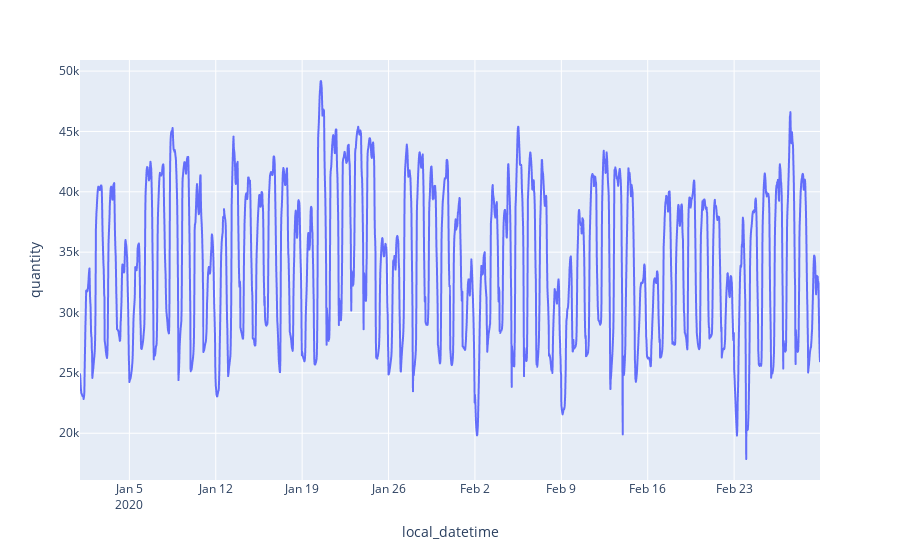

Here is the notebook cell this chart was saved with:
### Code cell
import plotly.express as px

#df = px.data.stocks()

#date_time
#scatter time 
fig3 = px.line(df_B1430, x= 'local_datetime', y= 'quantity')
#fig2 = px.line(df_B1780_EDA, x= 'local_datetime',y='imbalanceQuantityMAW')
fig3.show()

### Figure 1 — Plotly figure (JSON) as saved in the notebook; plotly's stock layout.template omitted (floating-point values rounded to 4 significant figures; data arrays with more than 128 entries replaced by an {"elided": "..."} marker saying what was removed)
{"data": [{"hovertemplate": "local_datetime=%{x}<br>quantity=%{y}<extra></extra>", "legendgroup": "", "line": {"color": "#636efa", "dash": "solid"}, "marker": {"symbol": "circle"}, "mode": "lines", "name": "", "showlegend": false, "type": "scattergl", "x": {"elided": "2879 str values"}, "xaxis": "x", "y": {"elided": "2879 int values"}, "yaxis": "y"}], "layout": {"legend": {"tracegroupgap": 0}, "margin": {"t": 60}, "xaxis": {"anchor": "y", "domain": [0, 1], "title": {"text": "local_datetime"}}, "yaxis": {"anchor": "x", "domain": [0, 1], "title": {"text": "quantity"}}}}
